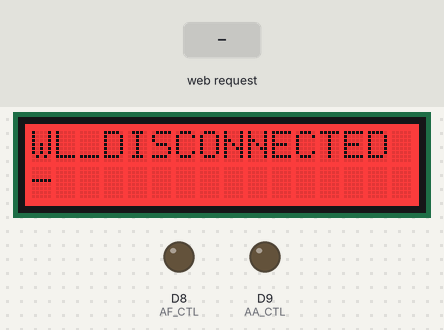
A program run on a simulated Arduino Nano ESP32. Parts: 16×2 character LCD, output pins drawn as LEDs (lit = HIGH). The test bench sets the inputs (shaded band). WiFi joins after 1.5 s; servers stay silent unless stated; what the program prints to the serial monitor is not drawn.

Above: at 1.2 s.
1.3 s: HTTP request GET /M4 received
At 2.3 s:
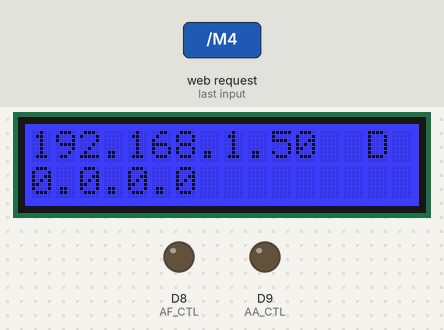
At 3.23 s:
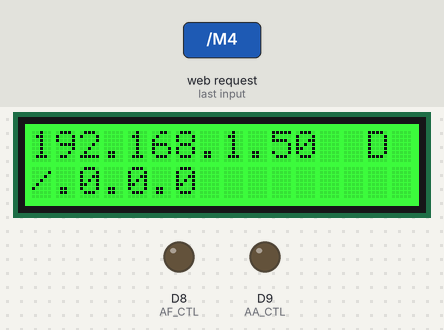
Timing chart, 0 to 4.7 s (numbered marks = the images above; inputs shaded):
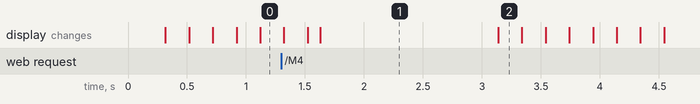

Measured:
- after the input at 1.3 s, the display: first differs from a run without the input after 0.33 s (image 1)
- what the display in image 1 shows lasts 1.5 s, from 1.6 s to 3.1 s

The program:

main.cpp
```cpp
#include <Arduino.h>
#include <Wire.h>
#include <WiFi.h>
#include "rgb_lcd.h"

// Wifi credentials recorded in this file
#include "wifiCredentials.h"

/************************
 * Constants
 ************************/
// Air Assist control pin
static const uint8_t AA_CTL = D9;
// Air Filter control pin
static const uint8_t AF_CTL = D8;
// The characters used for the "waiting" spinner on the display
static const char WAITING_CHARS[4] = {'-', '\\', '|', '/'};

// RGB Blue
static const unsigned char LCD_BLUE[] = {0, 0, 255};
// RGB Green
static const unsigned char LCD_GREEN[] = {0, 255, 0};
// RGB Red
static const unsigned char LCD_RED[] = {255, 0, 0};
// RGB Purple
static const unsigned char LCD_PURPLE[] = {255, 0, 255};

/************************
 * Variables
 ************************/
// The LCD display
rgb_lcd lcd;
// Listen on socket 81 for incoming connections
WiFiServer wifiServer(81);

/************************
 * Utility functions
 ************************/
// Convenience method for assigned all RGB values at the same time
void setLCDColour(const unsigned char colour[]) {
  lcd.setRGB(colour[0], colour[1], colour[2]);
}

// Prints a spinner on the LCD, changing state every 250 ms
void updateSpinner() {
  static unsigned long prevMillis = millis();
  static uint8_t spinnerCharNum = 0;
  // If it's been 250 ms since last time we checked, let us know we're still alive
  if (millis() - prevMillis >= 200) {
    lcd.setCursor(0,1);
    lcd.print(WAITING_CHARS[spinnerCharNum++]);
    if (spinnerCharNum == 4) spinnerCharNum = 0;
    prevMillis = millis();
  }
}

// Format Wi-Fi status to something human readable
String formatWiFiStatus(wl_status_t status) {
  switch (status) {
    case WL_NO_SHIELD:
      return "WL_NO_SHIELD";
    case WL_IDLE_STATUS:
      return "WL_IDLE_STATUS";
    case WL_NO_SSID_AVAIL:
      return "WL_NO_SSID_AVAIL";
    case WL_SCAN_COMPLETED:
      return "WL_SCAN_COMPLETED";
    case WL_CONNECTED:
      return "WL_CONNECTED";
    case WL_CONNECT_FAILED:
      return "WL_CONNECT_FAILED";
    case WL_CONNECTION_LOST:
      return "WL_CONNECTION_LOST";
    case WL_DISCONNECTED:
      return "WL_DISCONNECTED";
    default:
      return "UNKNOWN STATUS: " + status;
  }
}

// Establish a Wifi connection while providing feedback
void connectWiFi() {
  // Connect and let us know how that goes
  wl_status_t status;
  while (status != WL_CONNECTED) {
    // If the status has changed, let us know
    if (WiFi.status() != status) {
      status = WiFi.status();
      lcd.setCursor(0,0);
      lcd.println(formatWiFiStatus(WiFi.status()));
    }
    updateSpinner();
  }
}

/************************
 * Env Control functions
 ************************/

void turnOnAirExtraction() {
  digitalWrite(AF_CTL, HIGH);
}

void turnOffAirExtraction() {
  digitalWrite(AF_CTL, LOW);
}

void turnOnAirAssist() {
  digitalWrite(AA_CTL, HIGH);
}

void turnOffAirAssist() {
  digitalWrite(AA_CTL, LOW);
}

/************************
 * Entry point methods
 ************************/
void setup() {
  // Set up output control pins
  pinMode(AA_CTL, OUTPUT);
  pinMode(AF_CTL, OUTPUT);
  digitalWrite(AA_CTL, LOW);
  digitalWrite(AF_CTL, LOW);

  // Set up the LCD display (16 characters x 2 rows)
  // Start up the display
  lcd.noCursor();
  lcd.noBlink();
  lcd.begin(16, 2);
  setLCDColour(LCD_PURPLE);

  // Atomstack Laser Cutters communicate at a baud rate of 115200 bps
  lcd.setCursor(0,0);
  lcd.print("Starting serial ");
  Serial.begin(115200);
  // Wait for initialisation of the serial interface
  while(!Serial) {
    updateSpinner();
  };

  // Set up the Wifi connection
  lcd.setCursor(0,0);
  lcd.print("Starting WiFi   ");
  WiFi.begin(ssid, password);
}

void loop() {

  // The client object
  static WiFiClient client;

  // States
  const static int STATE_NO_WIFI_CONNECTION = 0;
  const static int STATE_WAITING_FOR_CLIENT_CONNECTION = 1;
  const static int GOT_CLIENT_CONNECTION = 2;
  static int state = STATE_NO_WIFI_CONNECTION;

  // Check to see if we've dropped the connection
  if (WiFi.status() != WL_CONNECTED) {
    state = STATE_NO_WIFI_CONNECTION;
  }

  switch (state) {
    case STATE_NO_WIFI_CONNECTION:
        // Let the user know it's connecting on Wifi
      setLCDColour(LCD_RED);
      lcd.clear();
      lcd.blinkLED();

      // Keep trying to establish a connection to WiFi
      connectWiFi();
      // Now we've got a connection, move to waiting for client connection
      state = STATE_WAITING_FOR_CLIENT_CONNECTION;
      break;

    case STATE_WAITING_FOR_CLIENT_CONNECTION:
      // Let the user know we're connected to Wifi and waiting
      setLCDColour(LCD_GREEN);
      lcd.noBlinkLED();
      lcd.setCursor(0,0);
      lcd.println(WiFi.localIP().toString());

      // Note: This (intentionally) only supports a single client connection - this
      // is not an async implementation (and that would make no sense for a laser cutter! :) )
      client = wifiServer.available();
      // Wait for a client while letting us know we're still alive
      while (!client) {
        updateSpinner();
        client = wifiServer.available();
      }
      // Now we've got a connection, move to waiting for client connection
      state = GOT_CLIENT_CONNECTION;
      break;

    case GOT_CLIENT_CONNECTION:
      // Let the user know we've got a connection
      setLCDColour(LCD_BLUE);
      lcd.noBlinkLED();
      lcd.setCursor(0,1);
      lcd.println(client.remoteIP().toString());

      if (client) {
        while (client.connected()) {
          // Read any data available and echo it out the other way
          while (client.available() > 0 || Serial.available() > 0) {
            if (client.available() > 0) {
              /*
              Note: Read a line at a time - this is a risk though so there's a
              built in timeout, default 1 second.

              Note2: The resultant string will not contain the terminating
              character.

              Note3: Depending on whether the controller and the laser cutter
              are using the streaming or the request/response protocol, the
              approach below may be breaking that. This will be tested.
              */
              String s = client.readStringUntil('\r');

              if (s) {
                if (s.equals("M4")) {
                  // G-Code: M4 - start spindle (for a laser cutter this is the start of the program)
                  // Turn on air extraction
                  turnOnAirExtraction();
                } else if (s.equals("M8")) {
                  // G-Code: M8 = turn on coolant (for a laser cutter, this is air assist)
                  // Turn on air assist
                  turnOnAirAssist();
                } else if (s.equals("M9")) {
                  // G-Code: M9 = turn off coolant (for a laser cutter, this is air assist)
                  // Turn off air assist
                  turnOffAirAssist();
                } else if (s.equals("M2")) {
                  // G-Code: M2 = end the program
                  // Turn off air extraction
                  turnOffAirExtraction();
                }

                // Pass everything on to the laser cutter
                Serial.print(s);
                Serial.write('\r');
              }
            }
            if (Serial.available() > 0) {
              char c = Serial.read();
              // Pass everything back to the controller
              client.write(c);
            }
          }
        }
      }
      // Free up client resources
      client.stop();
      // Time to get a new client
      state = STATE_WAITING_FOR_CLIENT_CONNECTION;
      break;

    default:
      setLCDColour(LCD_RED);
      lcd.clear();
      lcd.setCursor(0,0);
      lcd.println("ERROR: S " + state);
      lcd.setCursor(0,1);
      lcd.println("Pausing 30s");
      delay(300000);

      state = STATE_WAITING_FOR_CLIENT_CONNECTION;
      break;
  }

}
```

exampleWifiCredentials.h
```cpp
// Wi-fi network name
const char* ssid = "MyNetwork";
// Wi-fi password
const char* password = "mypassword";
```
